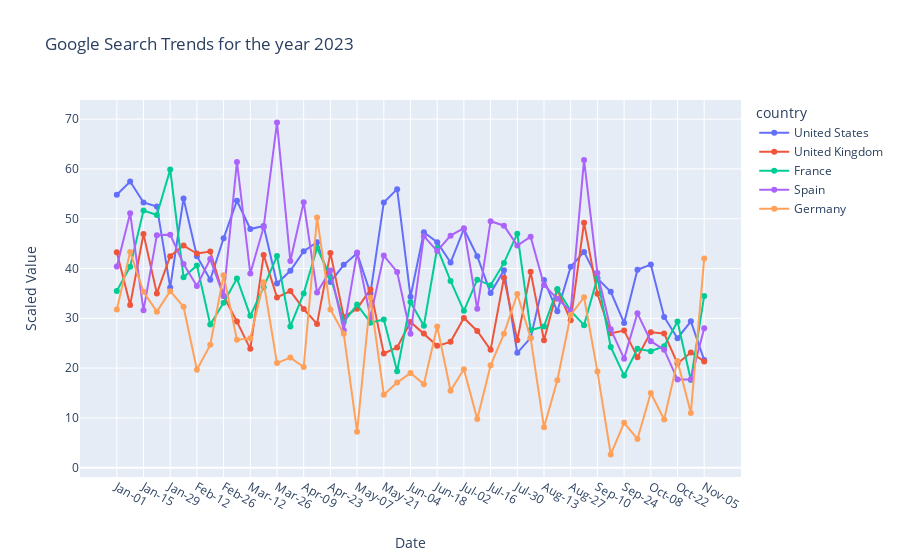

Notebook code for this chart:
### Code cell
fig = px.line(df, x='month', y='value', color='country', markers=True, title = f"Google Search Trends for the year 2023")
fig.update_yaxes(
        title_text = "Scaled Value",
        title_standoff = 25)
fig.update_xaxes(
        title_text = "Date",
        title_standoff = 25)

fig.show()

## Show all in one graph or split across 5?

### Figure 1 — Plotly figure (JSON) as saved in the notebook; plotly's stock layout.template omitted (floating-point values rounded to 4 significant figures)
{"data": [{"hovertemplate": "country=United States<br>month=%{x}<br>value=%{y}<extra></extra>", "legendgroup": "United States", "line": {"color": "#636efa", "dash": "solid"}, "marker": {"symbol": "circle"}, "mode": "markers+lines", "name": "United States", "orientation": "v", "showlegend": true, "type": "scatter", "x": ["Jan-01", "Jan-08", "Jan-15", "Jan-22", "Jan-29", "Feb-05", "Feb-12", "Feb-19", "Feb-26", "Mar-05", "Mar-12", "Mar-19", "Mar-26", "Apr-02", "Apr-09", "Apr-16", "Apr-23", "Apr-30", "May-07", "May-14", "May-21", "May-28", "Jun-04", "Jun-11", "Jun-18", "Jun-25", "Jul-02", "Jul-09", "Jul-16", "Jul-23", "Jul-30", "Aug-06", "Aug-13", "Aug-20", "Aug-27", "Sep-03", "Sep-10", "Sep-17", "Sep-24", "Oct-01", "Oct-08", "Oct-15", "Oct-22", "Oct-29", "Nov-05"], "xaxis": "x", "y": [54.8, 57.47, 53.27, 52.47, 36.2, 54.07, 42.47, 37.73, 46.07, 53.6, 47.93, 48.53, 37, 39.53, 43.47, 45.27, 37.27, 40.73, 43.07, 35, 53.27, 55.93, 34.33, 47.27, 45.27, 41.2, 47.93, 42.47, 35.07, 39.67, 23.07, 26.07, 37.67, 31.4, 40.33, 43.33, 38, 35.33, 29.07, 39.73, 40.8, 30.27, 26, 29.4, 21.6], "yaxis": "y"}, {"hovertemplate": "country=United Kingdom<br>month=%{x}<br>value=%{y}<extra></extra>", "legendgroup": "United Kingdom", "line": {"color": "#EF553B", "dash": "solid"}, "marker": {"symbol": "circle"}, "mode": "markers+lines", "name": "United Kingdom", "orientation": "v", "showlegend": true, "type": "scatter", "x": ["Jan-01", "Jan-08", "Jan-15", "Jan-22", "Jan-29", "Feb-05", "Feb-12", "Feb-19", "Feb-26", "Mar-05", "Mar-12", "Mar-19", "Mar-26", "Apr-02", "Apr-09", "Apr-16", "Apr-23", "Apr-30", "May-07", "May-14", "May-21", "May-28", "Jun-04", "Jun-11", "Jun-18", "Jun-25", "Jul-02", "Jul-09", "Jul-16", "Jul-23", "Jul-30", "Aug-06", "Aug-13", "Aug-20", "Aug-27", "Sep-03", "Sep-10", "Sep-17", "Sep-24", "Oct-01", "Oct-08", "Oct-15", "Oct-22", "Oct-29", "Nov-05"], "xaxis": "x", "y": [43.27, 32.67, 46.93, 35, 42.47, 44.6, 43, 43.4, 34.47, 29.33, 23.87, 42.73, 34.2, 35.47, 31.87, 28.87, 43.13, 30.27, 31.93, 35.8, 22.93, 24.13, 29.27, 26.93, 24.47, 25.27, 30.07, 27.47, 23.67, 38.13, 25.6, 39.33, 25.6, 35.73, 29.6, 49.2, 34.93, 27, 27.53, 22.2, 27.2, 26.93, 20.93, 23.13, 21.33], "yaxis": "y"}, {"hovertemplate": "country=France<br>month=%{x}<br>value=%{y}<extra></extra>", "legendgroup": "France", "line": {"color": "#00cc96", "dash": "solid"}, "marker": {"symbol": "circle"}, "mode": "markers+lines", "name": "France", "orientation": "v", "showlegend": true, "type": "scatter", "x": ["Jan-01", "Jan-08", "Jan-15", "Jan-22", "Jan-29", "Feb-05", "Feb-12", "Feb-19", "Feb-26", "Mar-05", "Mar-12", "Mar-19", "Mar-26", "Apr-02", "Apr-09", "Apr-16", "Apr-23", "Apr-30", "May-07", "May-14", "May-21", "May-28", "Jun-04", "Jun-11", "Jun-18", "Jun-25", "Jul-02", "Jul-09", "Jul-16", "Jul-23", "Jul-30", "Aug-06", "Aug-13", "Aug-20", "Aug-27", "Sep-03", "Sep-10", "Sep-17", "Sep-24", "Oct-01", "Oct-08", "Oct-15", "Oct-22", "Oct-29", "Nov-05"], "xaxis": "x", "y": [35.5, 40.38, 51.62, 50.75, 59.88, 38.25, 40.62, 28.75, 33.12, 38, 30.5, 36.25, 42.5, 28.38, 35, 44.12, 38.38, 29.25, 32.75, 29.12, 29.75, 19.38, 33.25, 28.5, 44.12, 37.5, 31.5, 37.75, 36.62, 41.12, 47, 27.62, 28.38, 35.88, 31.5, 28.62, 38.12, 24.25, 18.5, 23.88, 23.38, 24.38, 29.38, 17.62, 34.5], "yaxis": "y"}, {"hovertemplate": "country=Spain<br>month=%{x}<br>value=%{y}<extra></extra>", "legendgroup": "Spain", "line": {"color": "#ab63fa", "dash": "solid"}, "marker": {"symbol": "circle"}, "mode": "markers+lines", "name": "Spain", "orientation": "v", "showlegend": true, "type": "scatter", "x": ["Jan-01", "Jan-08", "Jan-15", "Jan-22", "Jan-29", "Feb-05", "Feb-12", "Feb-19", "Feb-26", "Mar-05", "Mar-12", "Mar-19", "Mar-26", "Apr-02", "Apr-09", "Apr-16", "Apr-23", "Apr-30", "May-07", "May-14", "May-21", "May-28", "Jun-04", "Jun-11", "Jun-18", "Jun-25", "Jul-02", "Jul-09", "Jul-16", "Jul-23", "Jul-30", "Aug-06", "Aug-13", "Aug-20", "Aug-27", "Sep-03", "Sep-10", "Sep-17", "Sep-24", "Oct-01", "Oct-08", "Oct-15", "Oct-22", "Oct-29", "Nov-05"], "xaxis": "x", "y": [40.4, 51.1, 31.6, 46.7, 46.8, 40.9, 36.5, 41.9, 34.5, 61.4, 39, 48.3, 69.3, 41.5, 53.3, 35.2, 39.6, 27.6, 43.2, 30.2, 42.6, 39.3, 26.9, 46.5, 43.5, 46.6, 48.1, 31.9, 49.5, 48.6, 44.6, 46.4, 36.7, 33.9, 31.5, 61.8, 39.1, 27.8, 21.9, 31, 25.4, 23.7, 17.7, 17.7, 28], "yaxis": "y"}, {"hovertemplate": "country=Germany<br>month=%{x}<br>value=%{y}<extra></extra>", "legendgroup": "Germany", "line": {"color": "#FFA15A", "dash": "solid"}, "marker": {"symbol": "circle"}, "mode": "markers+lines", "name": "Germany", "orientation": "v", "showlegend": true, "type": "scatter", "x": ["Jan-01", "Jan-08", "Jan-15", "Jan-22", "Jan-29", "Feb-05", "Feb-12", "Feb-19", "Feb-26", "Mar-05", "Mar-12", "Mar-19", "Mar-26", "Apr-02", "Apr-09", "Apr-16", "Apr-23", "Apr-30", "May-07", "May-14", "May-21", "May-28", "Jun-04", "Jun-11", "Jun-18", "Jun-25", "Jul-02", "Jul-09", "Jul-16", "Jul-23", "Jul-30", "Aug-06", "Aug-13", "Aug-20", "Aug-27", "Sep-03", "Sep-10", "Sep-17", "Sep-24", "Oct-01", "Oct-08", "Oct-15", "Oct-22", "Oct-29", "Nov-05"], "xaxis": "x", "y": [31.78, 43.33, 35.33, 31.33, 35.44, 32.33, 19.67, 24.67, 38.67, 25.67, 26, 37.22, 21, 22.11, 20.22, 50.22, 31.78, 26.89, 7.222, 34.11, 14.67, 17.11, 19, 16.78, 28.33, 15.44, 19.78, 9.778, 20.56, 26.89, 34.89, 26, 8.111, 17.56, 30.67, 34.22, 19.33, 2.667, 9, 5.778, 15, 9.667, 21.44, 11, 42], "yaxis": "y"}], "layout": {"legend": {"title": {"text": "country"}, "tracegroupgap": 0}, "title": {"text": "Google Search Trends for the year 2023"}, "xaxis": {"anchor": "y", "domain": [0, 1], "title": {"standoff": 25, "text": "Date"}}, "yaxis": {"anchor": "x", "domain": [0, 1], "title": {"standoff": 25, "text": "Scaled Value"}}}}
